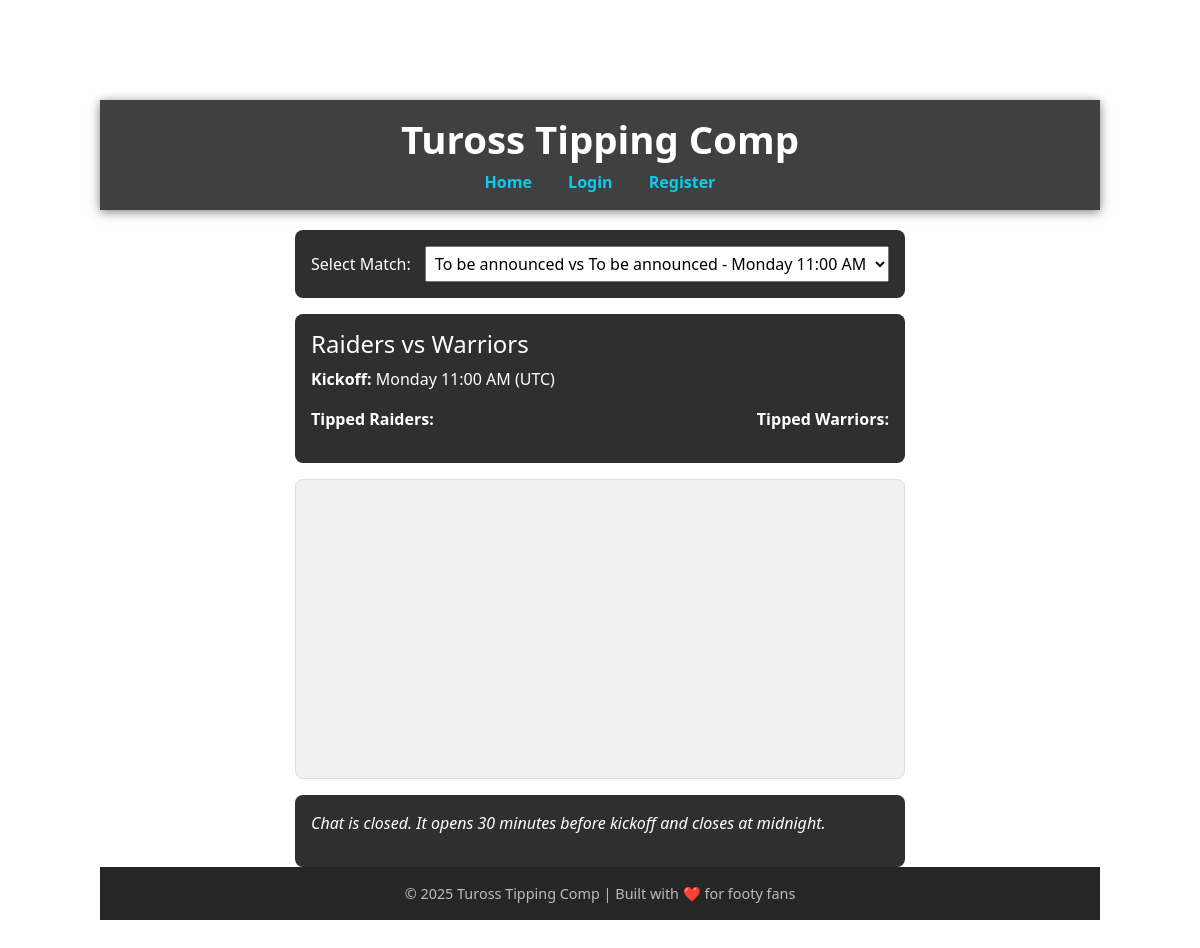
/chat?match_id=1 (signed in), run on the app's committed database.
### app/models.py (models this page shows, shortened)
class FixtureFree(db.Model):
    id = db.Column(db.Integer, primary_key=True)
    match_id = db.Column(db.String, unique=True, nullable=False)
    season = db.Column(db.Integer, nullable=False)
    round = db.Column(db.Integer, nullable=False)
    home_team = db.Column(db.String, nullable=True)
    home_score = db.Column(db.Integer, nullable=True)
    away_team = db.Column(db.String, nullable=True)
    away_score = db.Column(db.Integer, nullable=True)
    date = db.Column(db.Date, nullable=True)
    time = db.Column(db.Time, nullable=True)

### app/routes/chat_routes.py (the view)
@chat_bp.route('/chat', methods=["GET"])
@login_required
def chat():
    matches = FixtureFree.query.filter_by(round=find_current_round()).all()
    selected_match_id = request.args.get("match_id", type=int)
    selected_match = FixtureFree.query.get(selected_match_id) if selected_match_id else matches[0] if matches else None
    tipped_users = {}
    if selected_match:
        tips = Tip.query.filter_by(match=selected_match.id).all()
        for tip in tips:
            user = User.query.get(tip.user_id)
            if user:
                tipped_users.setdefault(tip.selected_team, []).append(user.username)
    chat_messages = []
    if selected_match:
        chat_messages = ChatMessage.query.filter_by(match_id=selected_match.id).order_by(ChatMessage.timestamp.asc()).all()
    chat_open = is_chat_open(selected_match)
    return render_template(
        "chat.html",
        matches=matches,
        selected_match=selected_match,
        tipped_users=tipped_users,
        chat_messages=chat_messages,
        chat_open=chat_open
    )

### app/routes/chat_routes.py (called while the page is built)
def is_chat_open(match):
    if not match or not match.time:
        return False
    datetime_now = datetime.now(au_tz)
    date_now = datetime_now.date()
    time_now = datetime_now.replace(second=0, microsecond=0).time()
    now = datetime.combine(date_now, time_now)
    kickoff_time = match.time
    kickoff_date = match.date
    kickoff_datetime = datetime.combine(kickoff_date, kickoff_time)
    start_window = kickoff_datetime - timedelta(minutes=30)
    end_window = kickoff_datetime.replace(hour=23, minute=59, second=59)
    return start_window <= now <= end_window

### app/services/fixtures.py (called while the page is built)
def find_current_round():
    today = date.today()
    monday = today - timedelta(days=today.weekday())
    sunday = monday + timedelta(days=6)
    current_round = (FixtureFree.query
                     .with_entities(FixtureFree.round)
                     .filter(FixtureFree.date >= monday,FixtureFree.date <= sunday)
                     .distinct()
                     .first()
                     )
    if current_round:
        return current_round[0]
    else:
        print("Current round returned empty")
        return None

### app/templates/chat.html (shortened to what this page needs)
{% extends "base.html" %}
{% block content %}
<div class="chat-container">
  <div class="match-selector">
    <form method="get" action="{{ url_for('chat.chat') }}">
      <label for="match_id">Select Match:</label>
      <select name="match_id" id="match_id" onchange="this.form.submit()">
        {% for match in matches %}
          <option value="{{ match.id }}" {% if selected_match and match.id == selected_match.id %}selected{% endif %}>
            {{ match.home_team }} vs {{ match.away_team }} - {{ match.time.strftime('%A %I:%M %p') }}
          </option>
        {% endfor %}
      </select>
    </form>
  </div>
  {% if selected_match %}
    <div class="match-summary">
      <h4>{{ selected_match.home_team }} vs {{ selected_match.away_team }}</h4>
      <p><strong>Kickoff:</strong> {{ selected_match.time.strftime('%A %I:%M %p') }} (UTC)</p>
      <div style="display: flex; justify-content: space-between;">
        <div>
          <strong>Tipped {{ selected_match.home_team }}:</strong>
        </div>
        <div>
          <strong>Tipped {{ selected_match.away_team }}:</strong>
        </div>
      </div>
    </div>
  {% endif %}
  <div class="chat-box" id="chat-box">
  </div>
  {% if chat_open %}
    <div class="chat-input">
      <form id="chat-form">
        <input type="hidden" name="match_id" value="{{ selected_match.id }}">
        <input type="text" name="message" id="message" placeholder="Type your message..." required>
        <button type="submit">Send</button>
      </form>
    </div>
  {% else %}
    <div style="background-color: #2f2f2f; color: white; padding: 1rem; border-radius: 8px; margin-top: 1rem;">
      <p><em>Chat is closed. It opens 30 minutes before kickoff and closes at midnight.</em></p>
    </div>
  {% endif %}
</div>
{% endblock %}

### app/static/style.css (style rules this page uses)
body { font-family: Arial, sans-serif; padding: 100px; }

### app/templates/chat.html (style rules this page uses)
.chat-container { max-width: 800px; margin: auto; }
.chat-header, .chat-tips, .chat-box, .chat-input { margin-bottom: 20px; padding: 15px; border: 1px solid #ddd; border-radius: 8px; background-color: #fafafa; }
select { padding: 5px; margin-left: 10px; }
.match-selector, .match-summary { background-color: #2f2f2f; color: white; padding: 1rem; border-radius: 8px; margin-bottom: 1rem; }
.chat-box { background-color: #f1f1f1; color: black; padding: 1rem; border-radius: 8px; height: 300px; overflow-y: scroll; margin-bottom: 1rem; }

### data on the page
FixtureFree: home_team "Raiders", away_team "Warriors", time "Monday 11:00 AM"

### other printed values
{{ current_year or "2025" }} "2025"
form field match_id "To be announced vs To be announced - Monday 11:00 AM"
